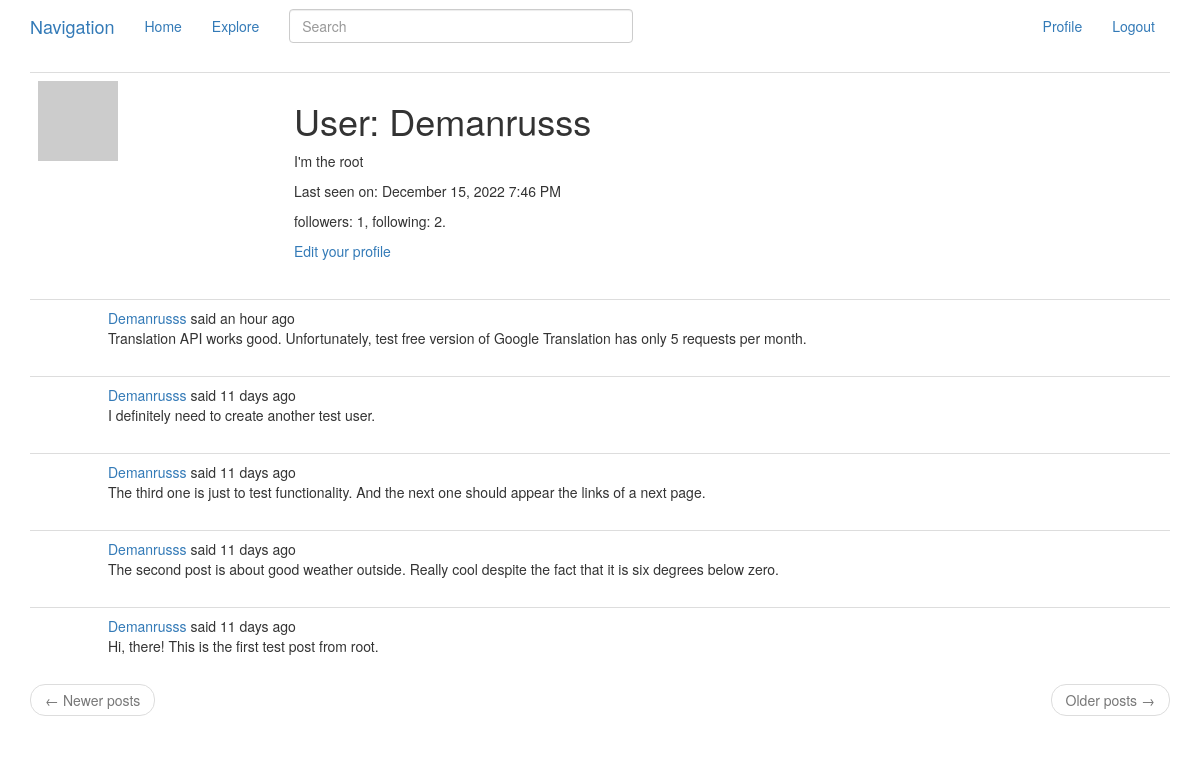
Screenshot of /user/Demanrusss (signed in) with the database file from the repository.
### app/models.py (models this page shows, shortened)
class User(UserMixin, db.Model):
    id = db.Column(db.Integer, primary_key = True)
    username = db.Column(db.String(64), index = True, unique = True)
    email = db.Column(db.String(120), index = True, unique = True)
    password_hash = db.Column(db.String(128))
    posts = db.relationship('Post', backref = 'author', lazy = 'dynamic')
    about_me = db.Column(db.String(140))
    last_seen = db.Column(db.DateTime, default = datetime.utcnow)
    followed = db.relationship('User',
                               secondary = followers,
                               primaryjoin = (followers.c.follower_id == id),
                               secondaryjoin = (followers.c.followed_id == id),
                               backref = db.backref('followers', lazy = 'dynamic'),
                               lazy = 'dynamic')
    def avatar(self, size):
        digest = md5(self.email.lower().encode('utf-8')).hexdigest()
        return 'https://www.gravatar.com/avatar/{}?d=robohash&s={}'.format(digest, size)

class SearchableMixin(object):
    @classmethod
    def before_commit(cls, session):
        session._changes = {
            'add': list(session.new),
            'update': list(session.dirty),
            'delete': list(session.deleted)
        }
    @classmethod
    def after_commit(cls, session):
        for obj in session._changes['add']:
            if isinstance(obj, SearchableMixin):
                add_to_index(obj.__tablename__, obj)
        for obj in session._changes['update']:
            if isinstance(obj, SearchableMixin):
                add_to_index(obj.__tablename__, obj)
        for obj in session._changes['delete']:
            if isinstance(obj, SearchableMixin):
                remove_from_index(obj.__tablename__, obj)
        session._changes = None

class Post(SearchableMixin, db.Model):
    __searchable__ = ['body']
    id = db.Column(db.Integer, primary_key = True)
    body = db.Column(db.String(140))
    timestamp = db.Column(db.DateTime, index = True, default = datetime.utcnow)
    user_id = db.Column(db.Integer, db.ForeignKey('user.id'))
    language = db.Column(db.String(8))

### app/routes.py (the view)
@app.route('/user/<username>')
@login_required
def user(username):
    user = User.query.filter_by(username = username).first_or_404()
    page = request.args.get('page', 1, type = int)
    posts = user.posts.order_by(Post.timestamp.desc())\
        .paginate(page = page, per_page = app.config['POSTS_PER_PAGE'], error_out = False)
    next_page = url_for('user', username = user.username, page = posts.next_num) \
        if posts.has_next else None
    prev_page = url_for('user', username = user.username, page = posts.prev_num) \
        if posts.has_prev else None
    form = EmptyForm()
    return render_template('user.html', user = user, posts = posts.items,
                           next_page = next_page, prev_page = prev_page, form = form)

### app/forms.py
class SearchForm(FlaskForm):
    q = StringField(_('Search'), validators = [DataRequired()])
    def __init__(self, *args, **kwargs):
        if 'formdata' not in kwargs:
            kwargs['formdata'] = request.args
        if 'csrf_enabled' not in kwargs:
            kwargs['csrf_enabled'] = False
        super(SearchForm, self).__init__(*args, **kwargs)

class EmptyForm(FlaskForm):
    submit = SubmitField('Submit')

### app/models.py (called while the page is built)
@login.user_loader
def load_user(id):
    return User.query.get(int(id))

### app/routes.py (called while the page is built)
@app.before_request
def before_request():
    if current_user.is_authenticated:
        current_user.last_seen = datetime.utcnow()
        db.session.commit()
        g.search_form = SearchForm()
    g.locale = str(get_locale())

### app/templates/user.html
{% extends "_layout.html" %}
{% block app_content %}
    <table class="table table-hover">
        <tr>
            <td width="256px">
                <img src="{{ user.avatar(256) }}">
            </td>
            <td>
                <h1>{{ _('User') }}: {{ user.username }}</h1>
                {% if user.about_me %}
                <p>{{ user.about_me }}</p>
                {% endif %}
                {% if user.last_seen %}
                <p>{{ _('Last seen on') }}: {{ moment(user.last_seen).format('LLL') }}</p>
                {% endif %}
                <p>
                    {{ _('followers') }}: {{ user.followers.count() }}, {{ _('following') }}: {{ user.followed.count() }}.
                </p>
                {% if user == current_user %}
                <p>
                    <a href="{{ url_for('edit_profile') }}">{{ _('Edit your profile') }}</a>
                </p>
                {% elif not current_user.is_following(user) %}
                <form action="{{ url_for('follow', username = user.username) }}" method="post">
                    {{ form.hidden_tag() }}
                    {{ form.submit(value = _('Follow'), class_ = 'btn btn-default') }}
                </form>
                {% else %}
                <form action="{{ url_for('unfollow', username = user.username) }}" method="post">
                    {{ form.hidden_tag() }}
                    {{ form.submit(value = _('Unfollow'), class_ = 'btn btn-default') }}
                </form>
                {% endif %}
            </td>
        </tr>
    </table>
    {% for post in posts %}
        {% include '_post.html' %}
    {% endfor %}
    <nav aria-label="...">
        <ul class="pager">
            <li class="previous{% if not prev_url %} disabled{% endif %}">
                <a href="{{ prev_url or '#' }}">
                    <span aria-hidden="true">&larr;</span> {{ _('Newer posts') }}
                </a>
            </li>
            <li class="next{% if not next_url %} disabled{% endif %}">
                <a href="{{ next_url or '#' }}">
                    {{ _('Older posts') }} <span aria-hidden="true">&rarr;</span>
                </a>
            </li>
        </ul>
    </nav>
{% endblock %}

### app/templates/_post.html (shortened to what this page needs)
<table class="table table-hover">
    <tr>
        <td width="70px">
        </td>
        <td>
            {{ _('%(username)s said %(when)s', username = link_of_user, when = moment(post.timestamp).fromNow()) }}
            <br>
            <span id="post{{ post.id }}">
                {{ post.body }}
            </span>
        </td>
    </tr>
</table>

### rows the page displays
User: username "Demanrusss", about_me "I'm the root", last_seen "December 15, 2022 7:46 PM"
Post: body "Translation API works good. Unfortunately, test free version of Google Translation has only 5 requests per month."
Post: body "I definitely need to create another test user."
Post: body "The third one is just to test functionality. And the next one should appear the links of a next page."
Post: body "The second post is about good weather outside. Really cool despite the fact that it is six degrees below zero."
Post: body "Hi, there! This is the first test post from root."

### other values shown
{{ user.followers.count() }} "1"
{{ user.followed.count() }} "2"
